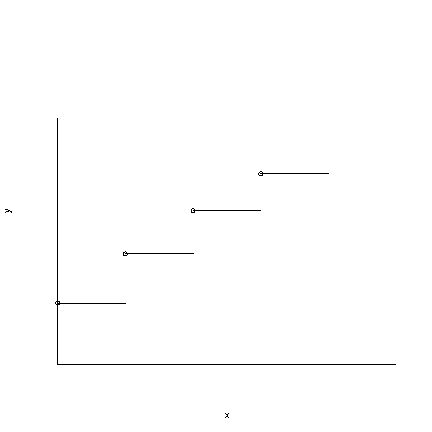

R code for this plot:
x<-c(0,1,2,3)
y<-c(1,1.8,2.5,3.1)
plot(x,y, xlim= c(0,5), ylim= c(0,5),type='p',axes=F,pch=19)
lines(c(0,1),c(1,1))
lines(c(1,2),c(1.8,1.8))
lines(c(2,3),c(2.5,2.5))
lines(c(3,4),c(3.1,3.1))
lines(c(0,5), c(0,0))
lines(c(0,0), c(0,4))
